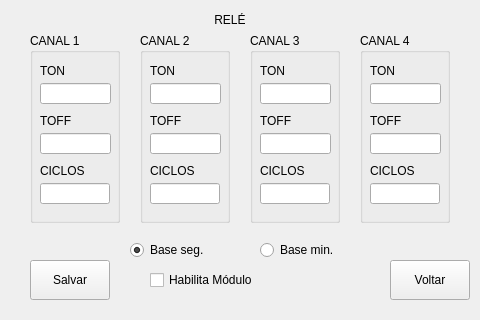
<?xml version="1.0" encoding="UTF-8"?>
<ui version="4.0">
 <class>frmConfigCanalRele</class>
 <widget class="QWidget" name="frmConfigCanalRele">
  <property name="geometry">
   <rect>
    <x>0</x>
    <y>0</y>
    <width>480</width>
    <height>320</height>
   </rect>
  </property>
  <property name="windowTitle">
   <string>Form</string>
  </property>
  <widget class="QLabel" name="lbTipoCanal">
   <property name="geometry">
    <rect>
     <x>200</x>
     <y>10</y>
     <width>60</width>
     <height>20</height>
    </rect>
   </property>
   <property name="text">
    <string>&lt;html&gt;&lt;head/&gt;&lt;body&gt;&lt;p align=&quot;center&quot;&gt;RELÉ&lt;/p&gt;&lt;/body&gt;&lt;/html&gt;</string>
   </property>
  </widget>
  <widget class="QGroupBox" name="groupBox">
   <property name="geometry">
    <rect>
     <x>30</x>
     <y>33</y>
     <width>90</width>
     <height>190</height>
    </rect>
   </property>
   <property name="title">
    <string>CANAL 1</string>
   </property>
   <widget class="QLabel" name="label">
    <property name="geometry">
     <rect>
      <x>10</x>
      <y>30</y>
      <width>60</width>
      <height>16</height>
     </rect>
    </property>
    <property name="text">
     <string>TON</string>
    </property>
   </widget>
   <widget class="QLineEdit" name="txTonCanal_1">
    <property name="geometry">
     <rect>
      <x>10</x>
      <y>50</y>
      <width>71</width>
      <height>21</height>
     </rect>
    </property>
   </widget>
   <widget class="QLineEdit" name="txToffCanal_1">
    <property name="geometry">
     <rect>
      <x>10</x>
      <y>100</y>
      <width>71</width>
      <height>21</height>
     </rect>
    </property>
   </widget>
   <widget class="QLabel" name="label_2">
    <property name="geometry">
     <rect>
      <x>10</x>
      <y>80</y>
      <width>60</width>
      <height>16</height>
     </rect>
    </property>
    <property name="text">
     <string>TOFF</string>
    </property>
   </widget>
   <widget class="QLineEdit" name="txQtdCiclosCanal_1">
    <property name="geometry">
     <rect>
      <x>10</x>
      <y>150</y>
      <width>70</width>
      <height>21</height>
     </rect>
    </property>
   </widget>
   <widget class="QLabel" name="label_9">
    <property name="geometry">
     <rect>
      <x>10</x>
      <y>130</y>
      <width>60</width>
      <height>16</height>
     </rect>
    </property>
    <property name="text">
     <string>CICLOS</string>
    </property>
   </widget>
  </widget>
  <widget class="QGroupBox" name="groupBox_3">
   <property name="geometry">
    <rect>
     <x>250</x>
     <y>33</y>
     <width>90</width>
     <height>190</height>
    </rect>
   </property>
   <property name="title">
    <string>CANAL 3</string>
   </property>
   <widget class="QLabel" name="label_5">
    <property name="geometry">
     <rect>
      <x>10</x>
      <y>30</y>
      <width>60</width>
      <height>16</height>
     </rect>
    </property>
    <property name="text">
     <string>TON</string>
    </property>
   </widget>
   <widget class="QLineEdit" name="txTonCanal_3">
    <property name="geometry">
     <rect>
      <x>10</x>
      <y>50</y>
      <width>71</width>
      <height>21</height>
     </rect>
    </property>
   </widget>
   <widget class="QLineEdit" name="txToffCanal_3">
    <property name="geometry">
     <rect>
      <x>10</x>
      <y>100</y>
      <width>71</width>
      <height>21</height>
     </rect>
    </property>
   </widget>
   <widget class="QLabel" name="label_6">
    <property name="geometry">
     <rect>
      <x>10</x>
      <y>80</y>
      <width>60</width>
      <height>16</height>
     </rect>
    </property>
    <property name="text">
     <string>TOFF</string>
    </property>
   </widget>
   <widget class="QLabel" name="label_11">
    <property name="geometry">
     <rect>
      <x>10</x>
      <y>130</y>
      <width>60</width>
      <height>16</height>
     </rect>
    </property>
    <property name="text">
     <string>CICLOS</string>
    </property>
   </widget>
   <widget class="QLineEdit" name="txQtdCiclosCanal_3">
    <property name="geometry">
     <rect>
      <x>10</x>
      <y>150</y>
      <width>70</width>
      <height>21</height>
     </rect>
    </property>
   </widget>
  </widget>
  <widget class="QGroupBox" name="groupBox_4">
   <property name="geometry">
    <rect>
     <x>360</x>
     <y>33</y>
     <width>90</width>
     <height>190</height>
    </rect>
   </property>
   <property name="title">
    <string>CANAL 4</string>
   </property>
   <widget class="QLabel" name="label_7">
    <property name="geometry">
     <rect>
      <x>10</x>
      <y>30</y>
      <width>60</width>
      <height>16</height>
     </rect>
    </property>
    <property name="text">
     <string>TON</string>
    </property>
   </widget>
   <widget class="QLineEdit" name="txTonCanal_4">
    <property name="geometry">
     <rect>
      <x>10</x>
      <y>50</y>
      <width>71</width>
      <height>21</height>
     </rect>
    </property>
   </widget>
   <widget class="QLineEdit" name="txToffCanal_4">
    <property name="geometry">
     <rect>
      <x>10</x>
      <y>100</y>
      <width>71</width>
      <height>21</height>
     </rect>
    </property>
   </widget>
   <widget class="QLabel" name="label_8">
    <property name="geometry">
     <rect>
      <x>10</x>
      <y>80</y>
      <width>50</width>
      <height>16</height>
     </rect>
    </property>
    <property name="text">
     <string>TOFF</string>
    </property>
   </widget>
   <widget class="QLabel" name="label_12">
    <property name="geometry">
     <rect>
      <x>10</x>
      <y>130</y>
      <width>60</width>
      <height>16</height>
     </rect>
    </property>
    <property name="text">
     <string>CICLOS</string>
    </property>
   </widget>
   <widget class="QLineEdit" name="txQtdCiclosCanal_4">
    <property name="geometry">
     <rect>
      <x>10</x>
      <y>150</y>
      <width>70</width>
      <height>21</height>
     </rect>
    </property>
   </widget>
  </widget>
  <widget class="QPushButton" name="btVoltar">
   <property name="geometry">
    <rect>
     <x>390</x>
     <y>260</y>
     <width>80</width>
     <height>40</height>
    </rect>
   </property>
   <property name="text">
    <string>Voltar</string>
   </property>
  </widget>
  <widget class="QCheckBox" name="ckbHabilitaModulo">
   <property name="geometry">
    <rect>
     <x>150</x>
     <y>270</y>
     <width>160</width>
     <height>20</height>
    </rect>
   </property>
   <property name="text">
    <string>Habilita Módulo</string>
   </property>
  </widget>
  <widget class="QRadioButton" name="rbtBaseMinutos">
   <property name="geometry">
    <rect>
     <x>260</x>
     <y>240</y>
     <width>120</width>
     <height>20</height>
    </rect>
   </property>
   <property name="text">
    <string>Base min.</string>
   </property>
  </widget>
  <widget class="QGroupBox" name="groupBox_2">
   <property name="geometry">
    <rect>
     <x>140</x>
     <y>33</y>
     <width>90</width>
     <height>190</height>
    </rect>
   </property>
   <property name="title">
    <string>CANAL 2</string>
   </property>
   <widget class="QLabel" name="label_3">
    <property name="geometry">
     <rect>
      <x>10</x>
      <y>30</y>
      <width>60</width>
      <height>16</height>
     </rect>
    </property>
    <property name="text">
     <string>TON</string>
    </property>
   </widget>
   <widget class="QLineEdit" name="txTonCanal_2">
    <property name="geometry">
     <rect>
      <x>10</x>
      <y>50</y>
      <width>71</width>
      <height>21</height>
     </rect>
    </property>
   </widget>
   <widget class="QLineEdit" name="txToffCanal_2">
    <property name="geometry">
     <rect>
      <x>10</x>
      <y>100</y>
      <width>71</width>
      <height>21</height>
     </rect>
    </property>
   </widget>
   <widget class="QLabel" name="label_4">
    <property name="geometry">
     <rect>
      <x>10</x>
      <y>80</y>
      <width>60</width>
      <height>16</height>
     </rect>
    </property>
    <property name="text">
     <string>TOFF</string>
    </property>
   </widget>
   <widget class="QLineEdit" name="txQtdCiclosCanal_2">
    <property name="geometry">
     <rect>
      <x>10</x>
      <y>150</y>
      <width>70</width>
      <height>21</height>
     </rect>
    </property>
   </widget>
   <widget class="QLabel" name="label_10">
    <property name="geometry">
     <rect>
      <x>10</x>
      <y>130</y>
      <width>60</width>
      <height>16</height>
     </rect>
    </property>
    <property name="text">
     <string>CICLOS</string>
    </property>
   </widget>
  </widget>
  <widget class="QRadioButton" name="rbtBaseSegundos">
   <property name="geometry">
    <rect>
     <x>130</x>
     <y>240</y>
     <width>120</width>
     <height>20</height>
    </rect>
   </property>
   <property name="text">
    <string>Base seg.</string>
   </property>
   <property name="checked">
    <bool>true</bool>
   </property>
  </widget>
  <widget class="QPushButton" name="btSalvar">
   <property name="geometry">
    <rect>
     <x>30</x>
     <y>260</y>
     <width>80</width>
     <height>40</height>
    </rect>
   </property>
   <property name="text">
    <string>Salvar</string>
   </property>
  </widget>
 </widget>
 <resources/>
 <connections/>
</ui>
